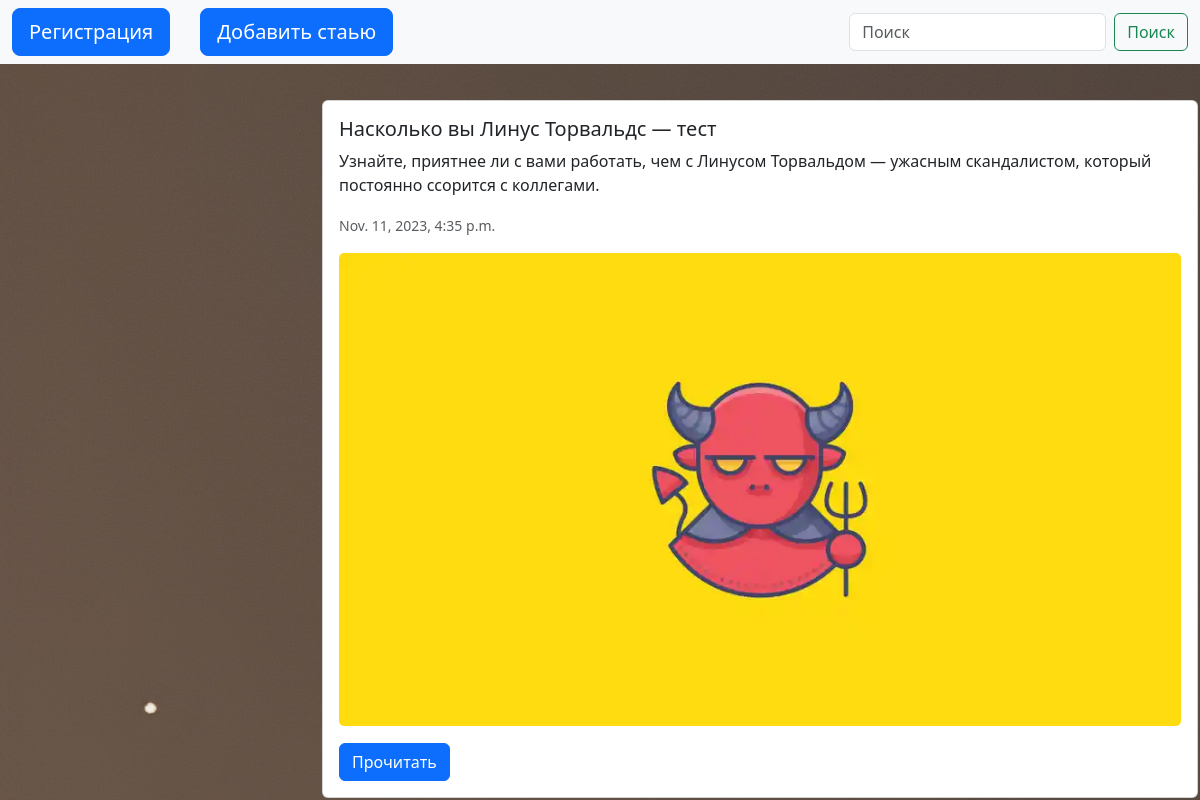
/, run on an earlier commit of the app's database.
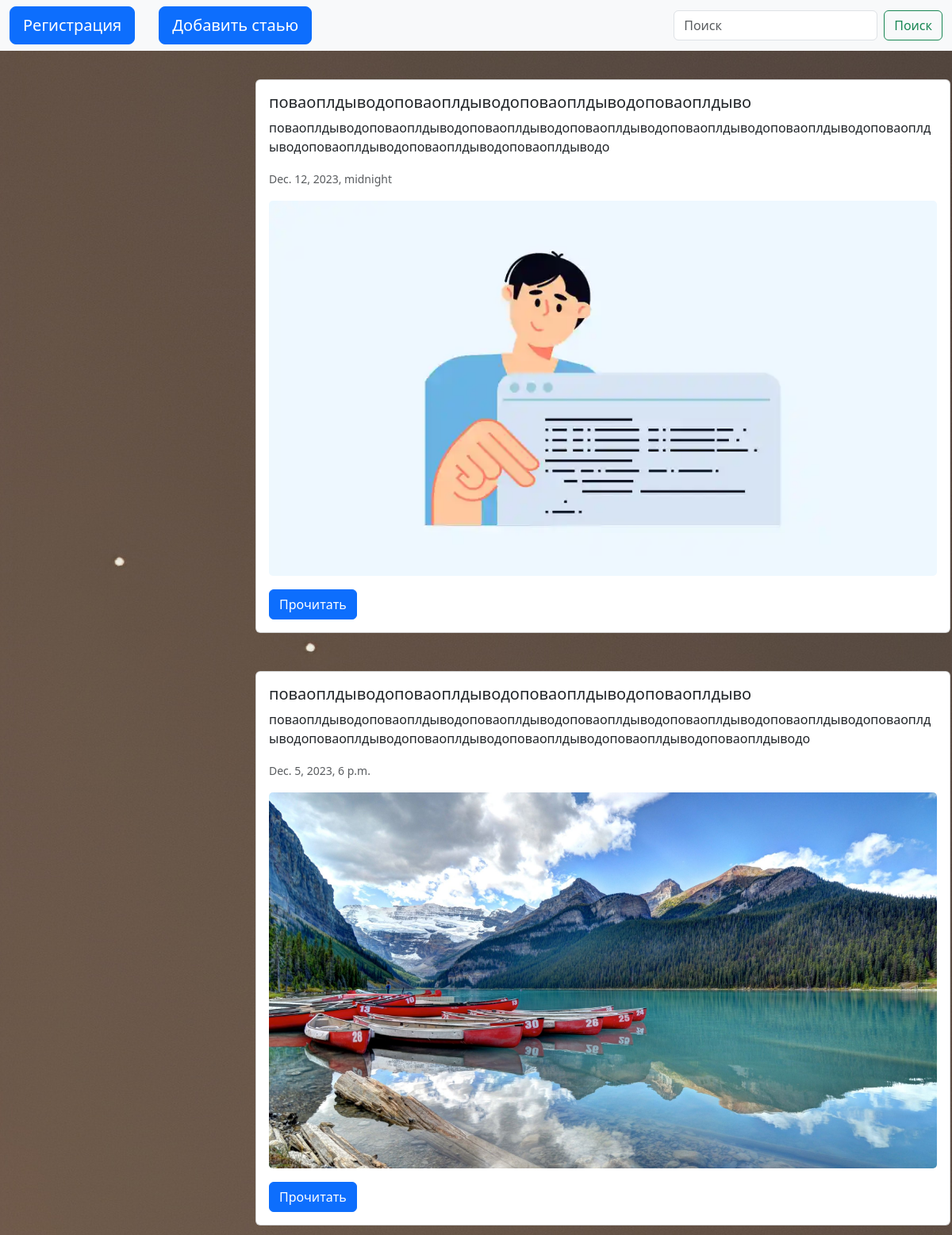
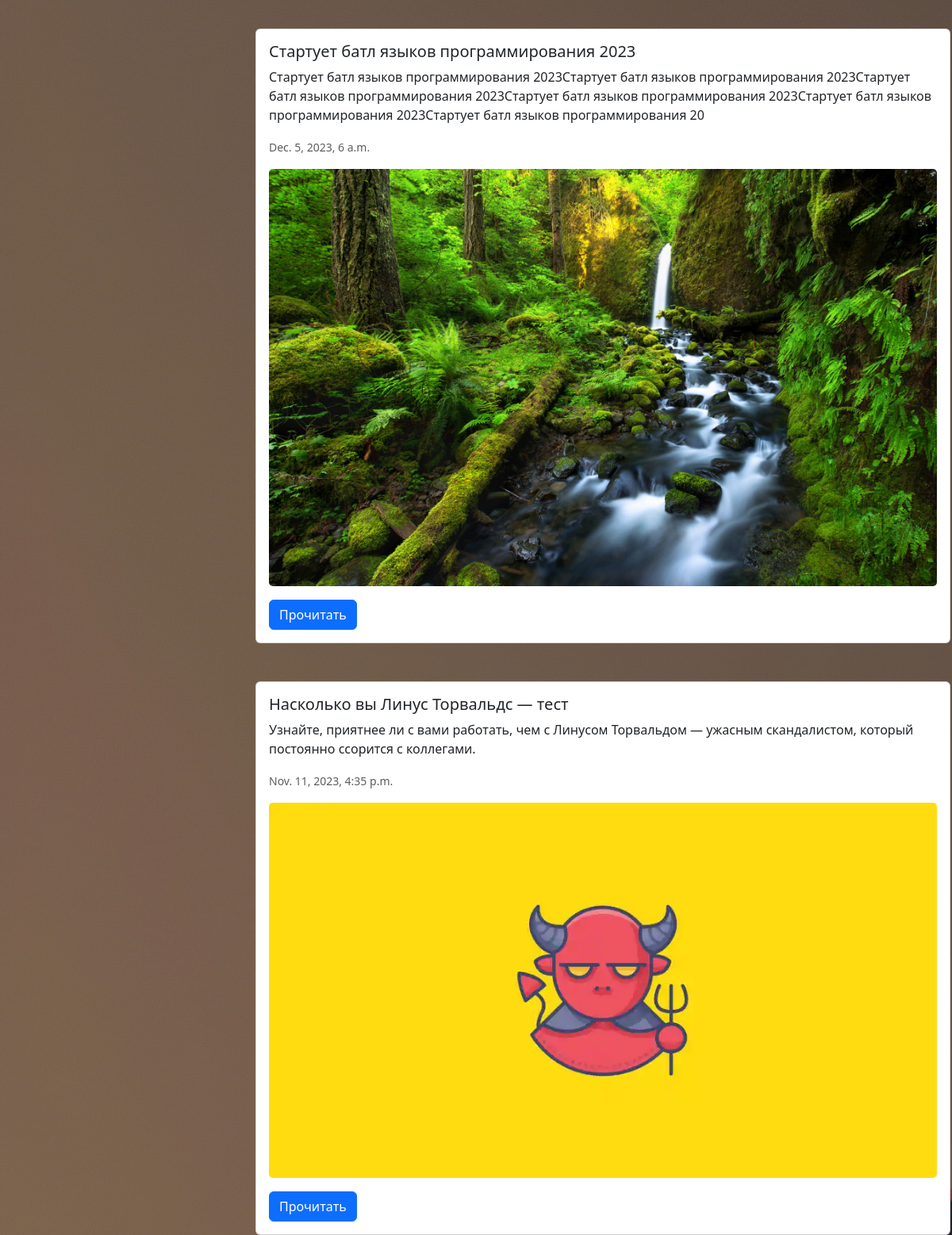
And on a later commit of the database (2 pictures, top to bottom).
### mainblog/models.py (models this page shows, shortened)
class Article(models.Model):
    title = models.CharField('Название', max_length=50, default='')
    anons = models.CharField('Анонс', max_length=250)
    img = models.ImageField('Кртинка')
    ll_text = models.TextField('Статья')
    date = models.DateTimeField('Дата публикации', auto_now_add=True)

### mainblog/views.py (the view)
# urls.py: path('', views.article, name='stat'),
def article(request):
    article = Article.objects.order_by('-date')
    return render(request, 'blog.html', {'article': article})

### templates/blog.html (shortened to what this page needs)
{% load    static %}
<!doctype html>
<html lang="en">
<head>
    <link rel="stylesheet" type="text/css" href="{% static 'stuleblog.css' %}">
    <link href="https://cdn.jsdelivr.net/npm/bootstrap@5.3.2/dist/css/bootstrap.min.css" rel="stylesheet">
</head>
<body>
<nav class="navbar navbar-expand-lg navbar-light bg-light">
  <div class="container-fluid">
    <a href="{% url 'register'%}"><button  href="{% url 'login' %}" type="button" class="btn btn-primary btn-lg" >Регистрация</button></a>
    <a href="{% url 'add_article'%}"><button type="button" class="btn btn-primary btn-lg" style="margin-left: 30px;" >Добавить стаью</button></a>
    <div class="collapse navbar-collapse" id="navbarSupportedContent">
      <form class="d-flex">
        <input class="form-control me-2" type="search" placeholder="Поиск" aria-label="Поиск">
        <button class="btn btn-outline-success" type="submit">Поиск</button>
      </form>
    </div>
  </div>
</nav>
<div class="a">
  {% for i in article %}
<div class="container-sm">
<div class="card mb-5">
  <div class="card-body">
    <h5 class="card-title">{{ i.title }}</h5>
    <p class="card-text">{{ i.anons }}</p>
    <p class="card-text"><small class="text-body-secondary">{{ i.date }}</small></p>
      <img src="{{ i.img.url }}" class="card-img-top" alt="...">
    <a href="{% url 'detal' i.id %}"><button type="button" class="btn btn-primary">Прочитать</button></a>
  </div>
</div>
</div>
{% endfor %}
</div>
</body>
</html>

### static/stuleblog.css (style rules this page uses)
body { margin: 0; padding: 0; font-family: 'Montserrat', sans-serif; background-image: url('static/img/img1.jpg'); background-color: #2c2c2c; }
.a { width: 900px; height: 700px; position: absolute; left: 310px; top: 100px; }
.card-img-top { margin: 0% 0% 2% 0%; border-radius: 5px; }

What changed in the data, as far as the page shows it:
added Article: title "поваоплдыводоповаоплдыводоповаоплдыводоповаоплдыво", anons "поваоплдыводоповаоплдыводоповаоплдыводоповаоплдыводоповаоплдыводоповаоплдыводоповаоплдыводоповаоплдыводоповаоплдыводоповаоплдыводо", date "Dec. 12, 2023, midnight", img (picture)
added Article: title "поваоплдыводоповаоплдыводоповаоплдыводоповаоплдыво", anons "поваоплдыводоповаоплдыводоповаоплдыводоповаоплдыводоповаоплдыводоповаоплдыводоповаоплдыводоповаоплдыводоповаоплдыводоповаоплдыводоповаоплдыводоповаоплдыводо", date "Dec. 5, 2023, 6 p.m.", img (picture)
added Article: title "Стартует батл языков программирования 2023", anons "Стартует батл языков программирования 2023Стартует батл языков программирования 2023Стартует батл языков программирования 2023Стартует батл языков программирования 2023Стартует батл языков программирования 2023Стартует батл языков программирования 20", date "Dec. 5, 2023, 6 a.m.", img (picture)
